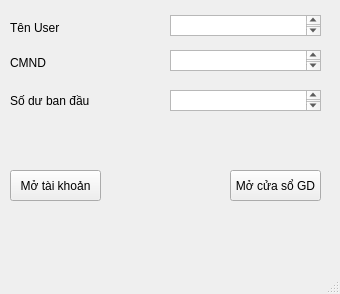
<?xml version="1.0" encoding="UTF-8"?>
<ui version="4.0">
 <class>MainWindow</class>
 <widget class="QMainWindow" name="MainWindow">
  <property name="geometry">
   <rect>
    <x>0</x>
    <y>0</y>
    <width>340</width>
    <height>294</height>
   </rect>
  </property>
  <property name="windowTitle">
   <string>MainWindow</string>
  </property>
  <widget class="QWidget" name="centralwidget">
   <widget class="QLabel" name="label">
    <property name="geometry">
     <rect>
      <x>10</x>
      <y>20</y>
      <width>71</width>
      <height>16</height>
     </rect>
    </property>
    <property name="text">
     <string>Tên User</string>
    </property>
   </widget>
   <widget class="QTextEdit" name="textEdit">
    <property name="geometry">
     <rect>
      <x>170</x>
      <y>15</y>
      <width>151</width>
      <height>21</height>
     </rect>
    </property>
   </widget>
   <widget class="QLabel" name="label_2">
    <property name="geometry">
     <rect>
      <x>10</x>
      <y>55</y>
      <width>71</width>
      <height>16</height>
     </rect>
    </property>
    <property name="text">
     <string>CMND</string>
    </property>
   </widget>
   <widget class="QTextEdit" name="textEdit_2">
    <property name="geometry">
     <rect>
      <x>170</x>
      <y>50</y>
      <width>151</width>
      <height>21</height>
     </rect>
    </property>
   </widget>
   <widget class="QLabel" name="label_3">
    <property name="geometry">
     <rect>
      <x>10</x>
      <y>91</y>
      <width>131</width>
      <height>20</height>
     </rect>
    </property>
    <property name="text">
     <string>Số dư ban đầu</string>
    </property>
   </widget>
   <widget class="QTextEdit" name="textEdit_3">
    <property name="geometry">
     <rect>
      <x>170</x>
      <y>90</y>
      <width>151</width>
      <height>21</height>
     </rect>
    </property>
   </widget>
   <widget class="QPushButton" name="pushButton">
    <property name="geometry">
     <rect>
      <x>10</x>
      <y>170</y>
      <width>91</width>
      <height>31</height>
     </rect>
    </property>
    <property name="text">
     <string>Mở tài khoản</string>
    </property>
   </widget>
   <widget class="QPushButton" name="pushButton_2">
    <property name="geometry">
     <rect>
      <x>230</x>
      <y>170</y>
      <width>91</width>
      <height>31</height>
     </rect>
    </property>
    <property name="text">
     <string>Mở cửa sổ GD</string>
    </property>
   </widget>
  </widget>
  <widget class="QMenuBar" name="menubar">
   <property name="geometry">
    <rect>
     <x>0</x>
     <y>0</y>
     <width>340</width>
     <height>18</height>
    </rect>
   </property>
  </widget>
  <widget class="QStatusBar" name="statusbar"/>
 </widget>
 <resources/>
 <connections/>
</ui>
